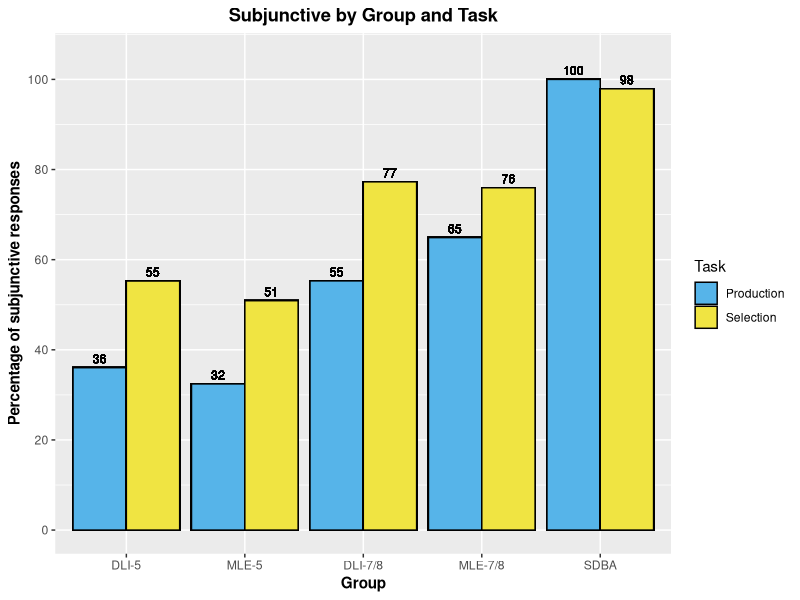

Generate this figure with R:
library(tidyverse)


# Load data
## EPT
SDB_EPT <- read_csv("./CSV Files/SDB/SDB Subjunctive EPT.csv") %>%
  filter(Property == "Intensional subjunctive") %>% 
  mutate(Group = "SDBA",
         Task = "Production")

DLI78_EPT <- read_csv("./CSV Files/DLI-78/DLI-78 Subjunctive EPT.csv") %>%
  filter(Property == "Intensional subjunctive") %>% 
  mutate(Group = "DLI-7/8",
         Task = "Production")

MLS78_EPT <- read_csv("./CSV Files/MLS-78/MLS-78 Subjunctive EPT.csv") %>%
  filter(!School == "GBCS") %>% 
  filter(Property == "Intensional subjunctive") %>% 
  mutate(Group = "MLE-7/8",
         Task = "Production")

DLI5_EPT <- read_csv("./CSV Files/DLI-5/DLI-5 Subjunctive EPT.csv")  %>%
  filter(Property == "Intensional subjunctive")%>% 
  mutate(Group = "DLI-5",
         Task = "Production")

MLS5_EPT <- read_csv("./CSV Files/MLS-5/MLS-5 Subjunctive EPT.csv") %>%
  filter(!School == "GBCS") %>% 
  filter(Property == "Intensional subjunctive") %>% 
  mutate(Group = "MLE-5",
         Task = "Production")


## FCT
SDB_FCT <- read_csv("./CSV Files/SDB/SDB Subjunctive FCT.csv") %>%
  filter(Property == "Intensional subjunctive") %>% 
  mutate(Group = "SDBA",
         Task = "Selection")

DLI78_FCT <- read_csv("./CSV Files/DLI-78/DLI-78 Subjunctive FCT.csv") %>%
  filter(Property == "Intensional subjunctive") %>% 
  mutate(Group = "DLI-7/8",
         Task = "Selection")

MLS78_FCT <- read_csv("./CSV Files/MLS-78/MLS-78 Subjunctive FCT.csv") %>%
  filter(!School == "GBCS") %>% 
  filter(Property == "Intensional subjunctive") %>% 
  mutate(Group = "MLE-7/8",
         Task = "Selection")

DLI5_FCT <- read_csv("./CSV Files/DLI-5/DLI-5 Subjunctive FCT.csv")  %>%
  filter(Property == "Intensional subjunctive")%>% 
  mutate(Group = "DLI-5",
         Task = "Selection")

MLS5_FCT <- read_csv("./CSV Files/MLS-5/MLS-5 Subjunctive FCT.csv") %>%
  filter(!School == "GBCS") %>% 
  filter(Property == "Intensional subjunctive") %>% 
  mutate(Group = "MLE-5",
         Task = "Selection")


## Rejoin datasets for all participants
EPT <- rbind(SDB_EPT, DLI78_EPT, MLS78_EPT, DLI5_EPT, MLS5_EPT)
FCT <- rbind(SDB_FCT, DLI78_FCT, MLS78_FCT, DLI5_FCT, MLS5_FCT)


# Generate aggregate levels
## Create individual values
MLS5_EPT_Structure <- aggregate(MLS5_EPT$Mood_Use, list(MLS5_EPT$Structure), FUN = mean, na.rm = TRUE)
MLS5_EPT_Structure <- MLS5_EPT_Structure %>% rename(Structure_Avg = x)
MLS5_EPT_Structure <- left_join(MLS5_EPT, MLS5_EPT_Structure, by = c("Structure" = "Group.1")) %>%  
  mutate(Structure_Percentage = Structure_Avg * 100)

MLS5_FCT_Structure <- aggregate(MLS5_FCT$Mood_Use, list(MLS5_FCT$Structure), FUN = mean, na.rm = TRUE)
MLS5_FCT_Structure <- MLS5_FCT_Structure %>% rename(Structure_Avg = x)
MLS5_FCT_Structure <- left_join(MLS5_FCT, MLS5_FCT_Structure, by = c("Structure" = "Group.1")) %>%  
  mutate(Structure_Percentage = Structure_Avg * 100)

DLI5_EPT_Structure <- aggregate(DLI5_EPT$Mood_Use, list(DLI5_EPT$Structure), FUN = mean, na.rm = TRUE)
DLI5_EPT_Structure <- DLI5_EPT_Structure %>% rename(Structure_Avg = x)
DLI5_EPT_Structure <- left_join(DLI5_EPT, DLI5_EPT_Structure, by = c("Structure" = "Group.1")) %>%  
  mutate(Structure_Percentage = Structure_Avg * 100)

DLI5_FCT_Structure <- aggregate(DLI5_FCT$Mood_Use, list(DLI5_FCT$Structure), FUN = mean, na.rm = TRUE)
DLI5_FCT_Structure <- DLI5_FCT_Structure %>% rename(Structure_Avg = x)
DLI5_FCT_Structure <- left_join(DLI5_FCT, DLI5_FCT_Structure, by = c("Structure" = "Group.1")) %>%  
  mutate(Structure_Percentage = Structure_Avg * 100)

DLI78_EPT_Structure <- aggregate(DLI78_EPT$Mood_Use, list(DLI78_EPT$Structure), FUN = mean, na.rm = TRUE)
DLI78_EPT_Structure <- DLI78_EPT_Structure %>% rename(Structure_Avg = x)
DLI78_EPT_Structure <- left_join(DLI78_EPT, DLI78_EPT_Structure, by = c("Structure" = "Group.1")) %>%  
  mutate(Structure_Percentage = Structure_Avg * 100)

DLI78_FCT_Structure <- aggregate(DLI78_FCT$Mood_Use, list(DLI78_FCT$Structure), FUN = mean, na.rm = TRUE)
DLI78_FCT_Structure <- DLI78_FCT_Structure %>% rename(Structure_Avg = x)
DLI78_FCT_Structure <- left_join(DLI78_FCT, DLI78_FCT_Structure, by = c("Structure" = "Group.1")) %>%  
  mutate(Structure_Percentage = Structure_Avg * 100)

MLS78_EPT_Structure <- aggregate(MLS78_EPT$Mood_Use, list(MLS78_EPT$Structure), FUN = mean, na.rm = TRUE)
MLS78_EPT_Structure <- MLS78_EPT_Structure %>% rename(Structure_Avg = x)
MLS78_EPT_Structure <- left_join(MLS78_EPT, MLS78_EPT_Structure, by = c("Structure" = "Group.1")) %>%  
  mutate(Structure_Percentage = Structure_Avg * 100)

MLS78_FCT_Structure <- aggregate(MLS78_FCT$Mood_Use, list(MLS78_FCT$Structure), FUN = mean, na.rm = TRUE)
MLS78_FCT_Structure <- MLS78_FCT_Structure %>% rename(Structure_Avg = x)
MLS78_FCT_Structure <- left_join(MLS78_FCT, MLS78_FCT_Structure, by = c("Structure" = "Group.1")) %>%  
  mutate(Structure_Percentage = Structure_Avg * 100)

SDB_EPT_Structure <- aggregate(SDB_EPT$Mood_Use, list(SDB_EPT$Structure), FUN = mean, na.rm = TRUE)
SDB_EPT_Structure <- SDB_EPT_Structure %>% rename(Structure_Avg = x)
SDB_EPT_Structure <- left_join(SDB_EPT, SDB_EPT_Structure, by = c("Structure" = "Group.1")) %>%  
  mutate(Structure_Percentage = Structure_Avg * 100)

SDB_FCT_Structure <- aggregate(SDB_FCT$Mood_Use, list(SDB_FCT$Structure), FUN = mean, na.rm = TRUE)
SDB_FCT_Structure <- SDB_FCT_Structure %>% rename(Structure_Avg = x)
SDB_FCT_Structure <- left_join(SDB_FCT, SDB_FCT_Structure, by = c("Structure" = "Group.1")) %>%  
  mutate(Structure_Percentage = Structure_Avg * 100)

EPT_Structure <- rbind(DLI5_EPT_Structure, MLS5_EPT_Structure, DLI78_EPT_Structure, MLS78_EPT_Structure, SDB_EPT_Structure)
FCT_Structure <- rbind(DLI5_FCT_Structure, MLS5_FCT_Structure, DLI78_FCT_Structure, MLS78_FCT_Structure, SDB_FCT_Structure)

Subj_Percentage <- rbind(EPT_Structure, FCT_Structure)
Subj_Percentage$Group <- factor(Subj_Percentage$Group, levels = c("DLI-5", "MLE-5", "DLI-7/8", "MLE-7/8", "SDBA"))
Subj_Percentage$Task <- factor(Subj_Percentage$Task, levels = c("Production", "Selection"))

# Generate bar graph
Subj_Percentage %>% 
  ggplot(aes(x = Group, y = Structure_Percentage, fill = Task)) + 
  geom_bar(position = "dodge", color = "black", stat = "identity") +
  scale_y_continuous(breaks = seq (0, 100, 20),
                     limits = c(0, 105)) +
  geom_text(aes(label = round(Structure_Percentage)),
            position = position_dodge(width = .9),
            vjust = -0.5,
            size = 3) +
  scale_fill_manual(values = c("#56B4E9", "#F0E442")) +
  labs(x = "Group", y = "Percentage of subjunctive responses", fill = "Task", title = "Subjunctive by Group and Task") +
  theme(axis.title = element_text(face = "bold"),
        plot.title = element_text(hjust = 0.5, face = "bold"))

